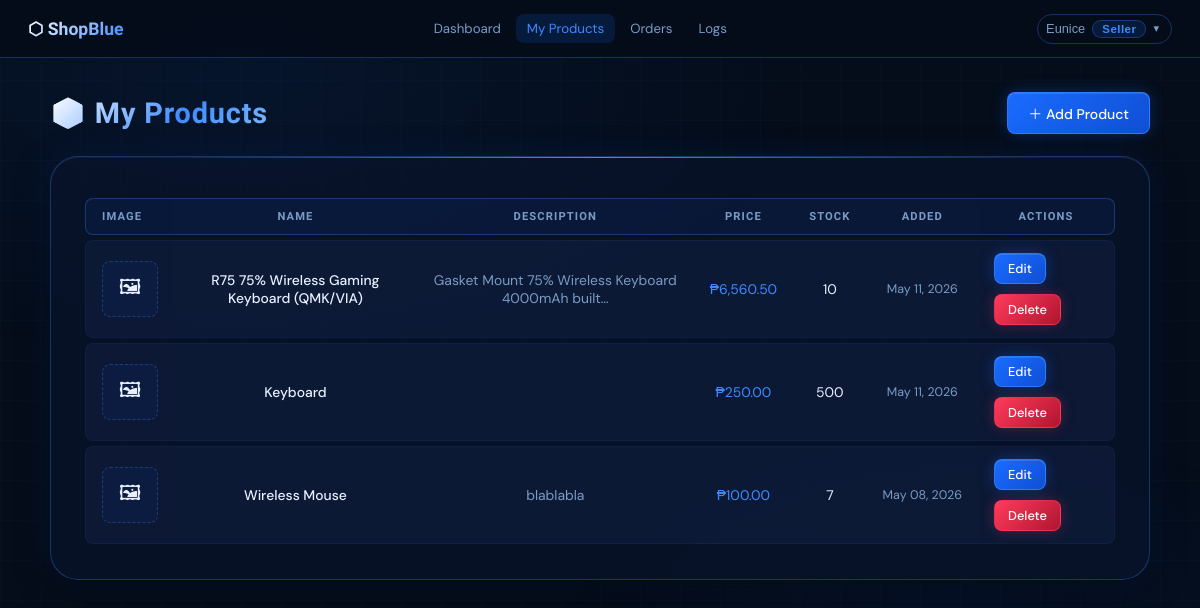
The app's page /my_products.php (signed in) with its own data.
### tables this page shows
CREATE TABLE `products` (
  `id` int(11) NOT NULL,
  `seller_id` int(11) NOT NULL,
  `name` varchar(100) NOT NULL,
  `description` text DEFAULT NULL,
  `image` varchar(255) DEFAULT NULL,
  `price` decimal(10,2) NOT NULL,
  `stock` int(11) NOT NULL DEFAULT 0,
  `created_at` timestamp NOT NULL DEFAULT current_timestamp()
);

### auth.php (called while the page is built, shortened)
<?php
$current_user_id  = $_SESSION['user_id'];
?>

### my_products.php (the view, shortened to what this page needs)
<?php
include 'auth.php';
include 'db.php';
$stmt = $conn->prepare("SELECT * FROM products WHERE seller_id=? ORDER BY created_at DESC");
$stmt->bind_param("i", $current_user_id);
$stmt->execute();
$products = $stmt->get_result();
?>
<!DOCTYPE html>
<html lang="en">
<head><meta charset="UTF-8"><meta name="viewport" content="width=device-width,initial-scale=1">
<title>My Products – ShopBlue</title><link rel="stylesheet" href="style.css"></head>
<body>
<?php include 'nav.php'; ?>
<div class="page">
  <div class="page-header">
    <h1>📦 My Products</h1>
    <a href="add_product.php" class="btn">＋ Add Product</a>
  </div>
  <div class="card">
    <?php if ($products->num_rows === 0): ?>
      <div class="empty">No products yet. <a href="add_product.php" class="lnk">Add your first one</a></div>
    <?php else: ?>
      <table>
        <thead>
          <tr>
            <th>Image</th><th>Name</th><th>Description</th>
            <th>Price</th><th>Stock</th><th>Added</th><th>Actions</th>
          </tr>
        </thead>
        <tbody>
          <?php while ($p = $products->fetch_assoc()):
            $img_path = ($p['image'] && file_exists('uploads/products/' . $p['image']))
                        ? 'uploads/products/' . htmlspecialchars($p['image'])
                        : null;
          ?>
          <tr>
            <td style="width:64px">
              <?php if ($img_path): ?>
                <img src="<?= $img_path ?>" alt="<?= htmlspecialchars($p['name']) ?>"
                  style="width:56px;height:56px;object-fit:cover;border-radius:8px;border:1px solid var(--blue-border)">
              <?php else: ?>
                <div style="width:56px;height:56px;border-radius:8px;border:1px dashed var(--blue-border);background:rgba(26,108,255,.06);display:flex;align-items:center;justify-content:center;font-size:1.3rem">🖼</div>
              <?php endif; ?>
            </td>
            <td style="font-weight:500"><?= htmlspecialchars($p['name']) ?></td>
            <td style="color:var(--muted)"><?= htmlspecialchars(mb_strimwidth($p['description'] ?? '', 0, 50, '…')) ?></td>
            <td style="color:var(--blue-hi)">&#8369;<?= number_format($p['price'],2) ?></td>
            <td><?= $p['stock'] ?></td>
            <td style="font-size:.78rem;color:var(--muted);white-space:nowrap"><?= date('M d, Y', strtotime($p['created_at'])) ?></td>
            <td>
              <div class="gap">
                <a href="edit_product.php?id=<?= $p['id'] ?>" class="btn btn-sm">Edit</a>
                <a href="delete_product.php?id=<?= $p['id'] ?>" class="btn btn-sm btn-danger"
                   onclick="return confirm('Delete this product?')">Delete</a>
              </div>
            </td>
          </tr>
          <?php endwhile; ?>
        </tbody>
      </table>
    <?php endif; ?>
  </div>
</div>
</body></html>

### style.css (style rules this page uses)
:root { --bg: #050d1a; --glass: rgba(10,20,45,0.65); --glass2: rgba(14,28,58,0.80); --blue: #1a6cff; --blue-hi: #3d8bff; --blue-soft: rgba(26,108,255,0.15); --blue-border: rgba(61,139,255,0.30); --blue-border2: rgba(61,139,255,0.65); --text: #e8f0ff; --muted: #7a9cc5; --dim: #3d5a80; --danger: #ff3b5c; --danger-soft: rgba(255,59,92,0.15); --success: #00e5a0; --success-soft: rgba(0,229,160,0.12); --warn: #ffaa00; --r-sm:8px; --r-md:14px; --r-lg:20px; --r-xl:28px; --shadow:0 8px 32px rgba(0,0,0,0.5); --glow:0 0 30px rgba(26,108,255,0.15); --t:all 0.22s cubic-bezier(0.4,0,0.2,1); }
*,*::before,*::after { box-sizing:border-box;margin:0;padding:0 }
html { scroll-behavior:smooth }
body { font-family:'DM Sans',sans-serif;background:var(--bg);color:var(--text);min-height:100vh;overflow-x:hidden }
body::before { content:'';position:fixed;inset:0;background:radial-gradient(ellipse 80% 60% at 20% 10%,rgba(26,108,255,.08) 0%,transparent 60%),radial-gradient(ellipse 60% 50% at 80% 80%,rgba(10,50,140,.12) 0%,transparent 55%);pointer-events:none;z-index:0 }
body::after { content:'';position:fixed;inset:0;background-image:linear-gradient(rgba(61,139,255,.025) 1px,transparent 1px),linear-gradient(90deg,rgba(61,139,255,.025) 1px,transparent 1px);background-size:40px 40px;pointer-events:none;z-index:0 }
.page { position:relative;z-index:1;width:min(94%,1100px);margin:34px auto;animation:fadeUp .45s ease both }
.card { background:var(--glass);backdrop-filter:blur(20px);border:1px solid var(--blue-border);border-radius:var(--r-xl);padding:30px 34px;box-shadow:var(--shadow),var(--glow),inset 0 1px 0 rgba(255,255,255,.05);margin-bottom:20px;position:relative;overflow:hidden }
.card::before { content:'';position:absolute;top:0;left:10%;right:10%;height:1px;background:linear-gradient(90deg,transparent,var(--blue-hi),transparent) }
h1,h2,h3 { font-family:'Oxanium',sans-serif;letter-spacing:.03em }
h1 { font-size:1.8rem;font-weight:700;background:linear-gradient(135deg,#fff 0%,var(--blue-hi) 60%,#7ab8ff 100%);-webkit-background-clip:text;-webkit-text-fill-color:transparent;background-clip:text }
.page-header { display:flex;align-items:center;justify-content:space-between;flex-wrap:wrap;gap:12px;margin-bottom:22px }
.btn { display:inline-flex;align-items:center;justify-content:center;gap:6px;background:linear-gradient(135deg,var(--blue),#0f4fd4);color:#fff;padding:10px 20px;border-radius:var(--r-sm);font-family:'DM Sans',sans-serif;font-size:.875rem;font-weight:500;border:1px solid var(--blue-border2);cursor:pointer;transition:var(--t);box-shadow:0 0 16px rgba(26,108,255,.3),inset 0 1px 0 rgba(255,255,255,.1);text-decoration:none;white-space:nowrap }
.btn-danger { background:linear-gradient(135deg,var(--danger),#b01530);border-color:rgba(255,59,92,.6);box-shadow:0 0 14px rgba(255,59,92,.25) }
.btn-sm { padding:6px 13px;font-size:.8rem }
table { width:100%;border-collapse:separate;border-spacing:0 5px;margin-top:6px }
thead th { font-family:'Oxanium',sans-serif;font-size:.7rem;font-weight:600;letter-spacing:.1em;text-transform:uppercase;color:var(--muted);padding:11px 16px;background:rgba(26,108,255,.08);border-top:1px solid var(--blue-border);border-bottom:1px solid var(--blue-border);text-align:center }
thead th:first-child { border-left:1px solid var(--blue-border);border-radius:var(--r-sm) 0 0 var(--r-sm);text-align:left }
thead th:last-child { border-right:1px solid var(--blue-border);border-radius:0 var(--r-sm) var(--r-sm) 0 }
tbody tr td { padding:12px 16px;text-align:center;background:var(--glass2);font-size:.87rem;border-top:1px solid rgba(61,139,255,.07);border-bottom:1px solid rgba(61,139,255,.07);transition:var(--t) }
tbody tr td:first-child { border-left:1px solid rgba(61,139,255,.07);border-radius:var(--r-sm) 0 0 var(--r-sm);text-align:left }
tbody tr td:last-child { border-right:1px solid rgba(61,139,255,.07);border-radius:0 var(--r-sm) var(--r-sm) 0 }
.gap { display:flex;gap:10px;flex-wrap:wrap;align-items:center }

### records on screen
products: name "R75 75% Wireless Gaming Keyboard (QMK/VIA)", description "Gasket Mount 75% Wireless Keyboard 4000mAh built…", price "6,560.50", stock "10", created_at "May 11, 2026"
products: name "Keyboard", price "250.00", stock "500", created_at "May 11, 2026"
products: name "Wireless Mouse", description "blablabla", price "100.00", stock "7", created_at "May 08, 2026"

### other values on screen
$current_username "Eunice"
$current_role "Seller"
